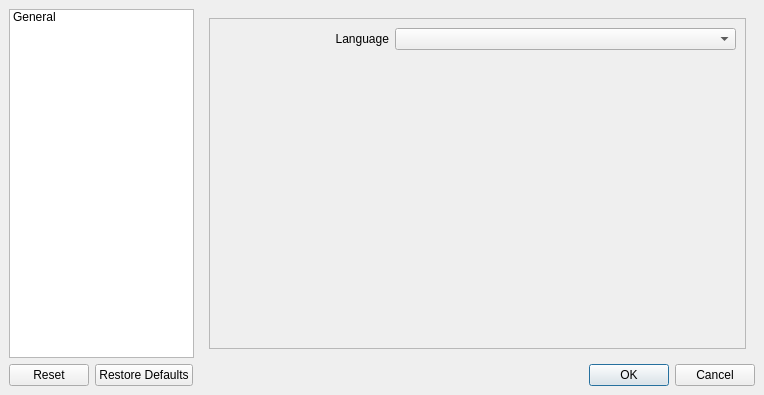
<?xml version="1.0" encoding="UTF-8"?>
<ui version="4.0">
 <class>SettingsWindow</class>
 <widget class="QMainWindow" name="SettingsWindow">
  <property name="geometry">
   <rect>
    <x>0</x>
    <y>0</y>
    <width>764</width>
    <height>395</height>
   </rect>
  </property>
  <property name="windowTitle">
   <string>Settings</string>
  </property>
  <widget class="QWidget" name="centralwidget">
   <layout class="QVBoxLayout" name="verticalLayout_8">
    <item>
     <layout class="QHBoxLayout" name="horizontalLayout">
      <item>
       <widget class="QTreeWidget" name="treeWidget">
        <property name="sizePolicy">
         <sizepolicy hsizetype="Expanding" vsizetype="Expanding">
          <horstretch>2</horstretch>
          <verstretch>0</verstretch>
         </sizepolicy>
        </property>
        <property name="editTriggers">
         <set>QAbstractItemView::NoEditTriggers</set>
        </property>
        <property name="showDropIndicator" stdset="0">
         <bool>false</bool>
        </property>
        <property name="iconSize">
         <size>
          <width>32</width>
          <height>32</height>
         </size>
        </property>
        <property name="rootIsDecorated">
         <bool>false</bool>
        </property>
        <property name="uniformRowHeights">
         <bool>true</bool>
        </property>
        <property name="itemsExpandable">
         <bool>false</bool>
        </property>
        <property name="wordWrap">
         <bool>true</bool>
        </property>
        <property name="headerHidden">
         <bool>true</bool>
        </property>
        <column>
         <property name="text">
          <string/>
         </property>
        </column>
        <item>
         <property name="text">
          <string>General</string>
         </property>
         <property name="icon">
          <iconset theme="preferences-system">
           <normaloff/>
          </iconset>
         </property>
        </item>
       </widget>
      </item>
      <item>
       <widget class="QStackedWidget" name="stackedWidget">
        <property name="sizePolicy">
         <sizepolicy hsizetype="Preferred" vsizetype="Preferred">
          <horstretch>6</horstretch>
          <verstretch>0</verstretch>
         </sizepolicy>
        </property>
        <property name="currentIndex">
         <number>0</number>
        </property>
        <widget class="QWidget" name="page_general">
         <layout class="QVBoxLayout" name="verticalLayout">
          <item>
           <widget class="QScrollArea" name="scrollArea_general">
            <property name="horizontalScrollBarPolicy">
             <enum>Qt::ScrollBarAlwaysOff</enum>
            </property>
            <property name="widgetResizable">
             <bool>true</bool>
            </property>
            <widget class="QWidget" name="scrollAreaWidgetContents_general">
             <property name="geometry">
              <rect>
               <x>0</x>
               <y>0</y>
               <width>542</width>
               <height>330</height>
              </rect>
             </property>
             <layout class="QVBoxLayout" name="verticalLayout_7">
              <item>
               <layout class="QHBoxLayout" name="layout_language">
                <item>
                 <widget class="QLabel" name="label_language">
                  <property name="sizePolicy">
                   <sizepolicy hsizetype="Preferred" vsizetype="Preferred">
                    <horstretch>1</horstretch>
                    <verstretch>0</verstretch>
                   </sizepolicy>
                  </property>
                  <property name="text">
                   <string>Language</string>
                  </property>
                  <property name="alignment">
                   <set>Qt::AlignRight|Qt::AlignTrailing|Qt::AlignVCenter</set>
                  </property>
                 </widget>
                </item>
                <item>
                 <widget class="QComboBox" name="comboBox_language">
                  <property name="sizePolicy">
                   <sizepolicy hsizetype="Preferred" vsizetype="Fixed">
                    <horstretch>2</horstretch>
                    <verstretch>0</verstretch>
                   </sizepolicy>
                  </property>
                  <property name="toolTip">
                   <string>Select a language</string>
                  </property>
                 </widget>
                </item>
               </layout>
              </item>
              <item>
               <spacer name="spacer_general">
                <property name="orientation">
                 <enum>Qt::Vertical</enum>
                </property>
                <property name="sizeHint" stdset="0">
                 <size>
                  <width>424</width>
                  <height>223</height>
                 </size>
                </property>
               </spacer>
              </item>
             </layout>
            </widget>
           </widget>
          </item>
         </layout>
        </widget>
       </widget>
      </item>
     </layout>
    </item>
    <item>
     <widget class="QDialogButtonBox" name="buttonBox">
      <property name="standardButtons">
       <set>QDialogButtonBox::Cancel|QDialogButtonBox::Ok|QDialogButtonBox::Reset|QDialogButtonBox::RestoreDefaults</set>
      </property>
     </widget>
    </item>
   </layout>
  </widget>
 </widget>
 <resources>
  <include location="../../resources/quadro.qrc"/>
 </resources>
 <connections/>
</ui>
